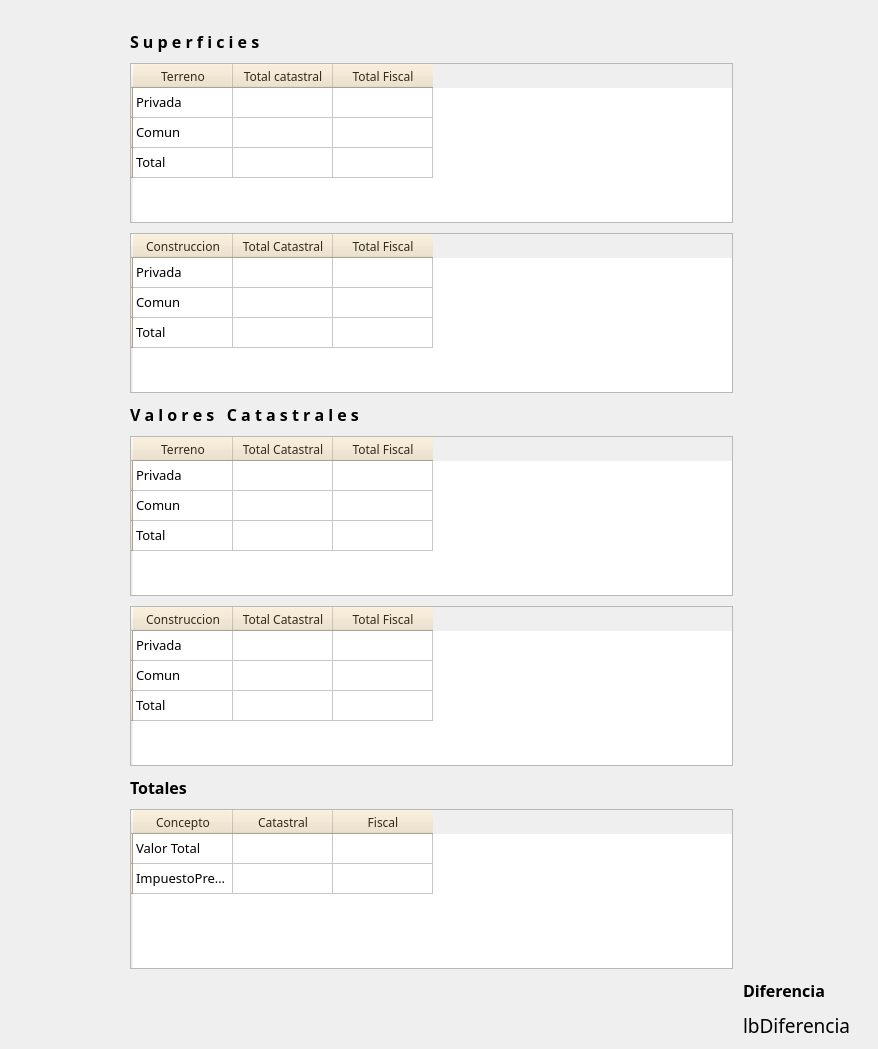
                <widget class="QWidget" name="scrollAreaWidgetContents_7">
                 <property name="geometry">
                  <rect>
                   <x>0</x>
                   <y>0</y>
                   <width>878</width>
                   <height>1028</height>
                  </rect>
                 </property>
                 <layout class="QGridLayout" name="gridLayout_28">
                  <property name="leftMargin">
                   <number>10</number>
                  </property>
                  <property name="topMargin">
                   <number>10</number>
                  </property>
                  <property name="rightMargin">
                   <number>10</number>
                  </property>
                  <property name="bottomMargin">
                   <number>10</number>
                  </property>
                  <property name="spacing">
                   <number>10</number>
                  </property>
                  <item row="11" column="1">
                   <widget class="QTableWidget" name="tablaValConst">
                    <property name="minimumSize">
                     <size>
                      <width>400</width>
                      <height>160</height>
                     </size>
                    </property>
                    <property name="font">
                     <font>
                      <family>Century Gothic</family>
                      <pointsize>10</pointsize>
                     </font>
                    </property>
                    <property name="styleSheet">
                     <string notr="true">QHeaderView::section
{
background-color: rgb(238,225,200);
color : rgb(52, 42, 24 );
text-align: right;
font-size:12px;
height:24px
}</string>
                    </property>
                    <row>
                     <property name="text">
                      <string/>
                     </property>
                    </row>
                    <row>
                     <property name="text">
                      <string/>
                     </property>
                    </row>
                    <row>
                     <property name="text">
                      <string/>
                     </property>
                    </row>
                    <column>
                     <property name="text">
                      <string>Construccion</string>
                     </property>
                    </column>
                    <column>
                     <property name="text">
                      <string>Total Catastral</string>
                     </property>
                    </column>
                    <column>
                     <property name="text">
                      <string>Total Fiscal</string>
                     </property>
                    </column>
                    <item row="0" column="0">
                     <property name="text">
                      <string>Privada</string>
                     </property>
                    </item>
                    <item row="1" column="0">
                     <property name="text">
                      <string>Comun</string>
                     </property>
                    </item>
                    <item row="2" column="0">
                     <property name="text">
                      <string>Total</string>
                     </property>
                    </item>
                   </widget>
                  </item>
                  <item row="10" column="1">
                   <widget class="QTableWidget" name="tablaValTerreno">
                    <property name="minimumSize">
                     <size>
                      <width>400</width>
                      <height>160</height>
                     </size>
                    </property>
                    <property name="font">
                     <font>
                      <family>Century Gothic</family>
                      <pointsize>10</pointsize>
                     </font>
                    </property>
                    <property name="styleSheet">
                     <string notr="true">QHeaderView::section
{
background-color: rgb(238,225,200);
color : rgb(52, 42, 24 );
text-align: right;
font-size:12px;
height:24px
}</string>
                    </property>
                    <row>
                     <property name="text">
                      <string/>
                     </property>
                    </row>
                    <row>
                     <property name="text">
                      <string/>
                     </property>
                    </row>
                    <row>
                     <property name="text">
                      <string/>
                     </property>
                    </row>
                    <column>
                     <property name="text">
                      <string>Terreno</string>
                     </property>
                    </column>
                    <column>
                     <property name="text">
                      <string>Total Catastral</string>
                     </property>
                    </column>
                    <column>
                     <property name="text">
                      <string>Total Fiscal</string>
                     </property>
                    </column>
                    <item row="0" column="0">
                     <property name="text">
                      <string>Privada</string>
                     </property>
                    </item>
                    <item row="1" column="0">
                     <property name="text">
                      <string>Comun</string>
                     </property>
                    </item>
                    <item row="2" column="0">
                     <property name="text">
                      <string>Total</string>
                     </property>
                    </item>
                   </widget>
                  </item>
                  <item row="9" column="1">
                   <widget class="QLabel" name="label_126">
                    <property name="font">
                     <font>
                      <family>Century Gothic</family>
                      <pointsize>12</pointsize>
                      <weight>75</weight>
                      <bold>true</bold>
                     </font>
                    </property>
                    <property name="text">
                     <string>V a l o r e s   C a t a s t r a l e s</string>
                    </property>
                   </widget>
                  </item>
                  <item row="2" column="1">
                   <widget class="QLabel" name="label_98">
                    <property name="font">
                     <font>
                      <family>Century Gothic</family>
                      <pointsize>12</pointsize>
                      <weight>75</weight>
                      <bold>true</bold>
                     </font>
                    </property>
                    <property name="text">
                     <string>S u p e r f i c i e s</string>
                    </property>
                    <property name="openExternalLinks">
                     <bool>false</bool>
                    </property>
                   </widget>
                  </item>
                  <item row="6" column="1">
                   <widget class="QTableWidget" name="tablaSupTerreno">
                    <property name="minimumSize">
                     <size>
                      <width>400</width>
                      <height>160</height>
                     </size>
                    </property>
                    <property name="font">
                     <font>
                      <family>Century Gothic</family>
                      <pointsize>10</pointsize>
                     </font>
                    </property>
                    <property name="styleSheet">
                     <string notr="true">QHeaderView::section
{
background-color: rgb(238,225,200);
color : rgb(52, 42, 24 );
text-align: right;
font-size:12px;
height:24px
}</string>
                    </property>
                    <row>
                     <property name="text">
                      <string/>
                     </property>
                    </row>
                    <row>
                     <property name="text">
                      <string/>
                     </property>
                    </row>
                    <row>
                     <property name="text">
                      <string/>
                     </property>
                    </row>
                    <column>
                     <property name="text">
                      <string>Terreno</string>
                     </property>
                    </column>
                    <column>
                     <property name="text">
                      <string>Total catastral</string>
                     </property>
                    </column>
                    <column>
                     <property name="text">
                      <string>Total Fiscal</string>
                     </property>
                    </column>
                    <item row="0" column="0">
                     <property name="text">
                      <string>Privada</string>
                     </property>
                    </item>
                    <item row="1" column="0">
                     <property name="text">
                      <string>Comun</string>
                     </property>
                    </item>
                    <item row="2" column="0">
                     <property name="text">
                      <string>Total</string>
                     </property>
                    </item>
                   </widget>
                  </item>
                  <item row="7" column="1">
                   <widget class="QTableWidget" name="tablaSupConst">
                    <property name="minimumSize">
                     <size>
                      <width>400</width>
                      <height>160</height>
                     </size>
                    </property>
                    <property name="font">
                     <font>
                      <family>Century Gothic</family>
                      <pointsize>10</pointsize>
                     </font>
                    </property>
                    <property name="styleSheet">
                     <string notr="true">QHeaderView::section
{
background-color: rgb(238,225,200);
color : rgb(52, 42, 24 );
text-align: right;
font-size:12px;
height:24px
}</string>
                    </property>
                    <row>
                     <property name="text">
                      <string/>
                     </property>
                    </row>
                    <row>
                     <property name="text">
                      <string/>
                     </property>
                    </row>
                    <row>
                     <property name="text">
                      <string/>
                     </property>
                    </row>
                    <column>
                     <property name="text">
                      <string>Construccion</string>
                     </property>
                    </column>
                    <column>
                     <property name="text">
                      <string>Total Catastral</string>
                     </property>
                    </column>
                    <column>
                     <property name="text">
                      <string>Total Fiscal</string>
                     </property>
                    </column>
                    <item row="0" column="0">
                     <property name="text">
                      <string>Privada</string>
                     </property>
                    </item>
                    <item row="1" column="0">
                     <property name="text">
                      <string>Comun</string>
                     </property>
                    </item>
                    <item row="2" column="0">
                     <property name="text">
                      <string>Total</string>
                     </property>
                    </item>
                   </widget>
                  </item>
                  <item row="13" column="1">
                   <widget class="QTableWidget" name="tablaTotales">
                    <property name="minimumSize">
                     <size>
                      <width>400</width>
                      <height>160</height>
                     </size>
                    </property>
                    <property name="font">
                     <font>
                      <family>Century Gothic</family>
                      <pointsize>10</pointsize>
                     </font>
                    </property>
                    <property name="styleSheet">
                     <string notr="true">QHeaderView::section
{
background-color: rgb(238,225,200);
color : rgb(52, 42, 24 );
text-align: right;
font-size:12px;
height:24px
}</string>
                    </property>
                    <row>
                     <property name="text">
                      <string/>
                     </property>
                    </row>
                    <row>
                     <property name="text">
                      <string/>
                     </property>
                    </row>
                    <column>
                     <property name="text">
                      <string>Concepto</string>
                     </property>
                    </column>
                    <column>
                     <property name="text">
                      <string>Catastral</string>
                     </property>
                    </column>
                    <column>
                     <property name="text">
                      <string>Fiscal</string>
                     </property>
                    </column>
                    <item row="0" column="0">
                     <property name="text">
                      <string>Valor Total</string>
                     </property>
                    </item>
                    <item row="1" column="0">
                     <property name="text">
                      <string>ImpuestoPredial</string>
                     </property>
                    </item>
                   </widget>
                  </item>
                  <item row="7" column="3">
                   <widget class="QLabel" name="label_101">
                    <property name="minimumSize">
                     <size>
                      <width>0</width>
                      <height>10</height>
                     </size>
                    </property>
                    <property name="maximumSize">
                     <size>
                      <width>16777215</width>
                      <height>10</height>
                     </size>
                    </property>
                    <property name="text">
                     <string/>
                    </property>
                   </widget>
                  </item>
                  <item row="1" column="3">
                   <widget class="QLabel" name="label_104">
                    <property name="minimumSize">
                     <size>
                      <width>0</width>
                      <height>10</height>
                     </size>
                    </property>
                    <property name="maximumSize">
                     <size>
                      <width>16777215</width>
                      <height>10</height>
                     </size>
                    </property>
                    <property name="text">
                     <string/>
                    </property>
                   </widget>
                  </item>
                  <item row="13" column="3">
                   <widget class="QLabel" name="label_108">
                    <property name="minimumSize">
                     <size>
                      <width>0</width>
                      <height>10</height>
                     </size>
                    </property>
                    <property name="maximumSize">
                     <size>
                      <width>16777215</width>
                      <height>10</height>
                     </size>
                    </property>
                    <property name="text">
                     <string/>
                    </property>
                   </widget>
                  </item>
                  <item row="14" column="2">
                   <widget class="QLabel" name="label_158">
                    <property name="maximumSize">
                     <size>
                      <width>120</width>
                      <height>16777215</height>
                     </size>
                    </property>
                    <property name="font">
                     <font>
                      <family>Century Gothic</family>
                      <pointsize>12</pointsize>
                      <weight>75</weight>
                      <bold>true</bold>
                     </font>
                    </property>
                    <property name="text">
                     <string>Diferencia</string>
                    </property>
                   </widget>
                  </item>
                  <item row="13" column="0">
                   <spacer name="horizontalSpacer_14">
                    <property name="orientation">
                     <enum>Qt::Horizontal</enum>
                    </property>
                    <property name="sizeType">
                     <enum>QSizePolicy::Fixed</enum>
                    </property>
                    <property name="sizeHint" stdset="0">
                     <size>
                      <width>120</width>
                      <height>20</height>
                     </size>
                    </property>
                   </spacer>
                  </item>
                  <item row="15" column="2">
                   <widget class="QLabel" name="lbDiferencia">
                    <property name="maximumSize">
                     <size>
                      <width>130</width>
                      <height>16777215</height>
                     </size>
                    </property>
                    <property name="font">
                     <font>
                      <family>Century Gothic</family>
                      <pointsize>14</pointsize>
                      <weight>50</weight>
                      <bold>false</bold>
                     </font>
                    </property>
                    <property name="text">
                     <string>lbDiferencia</string>
                    </property>
                   </widget>
                  </item>
                  <item row="12" column="1">
                   <widget class="QLabel" name="label_9">
                    <property name="font">
                     <font>
                      <family>Century Gothic</family>
                      <pointsize>12</pointsize>
                      <weight>75</weight>
                      <bold>true</bold>
                     </font>
                    </property>
                    <property name="text">
                     <string>Totales</string>
                    </property>
                   </widget>
                  </item>
                 </layout>
                </widget>
